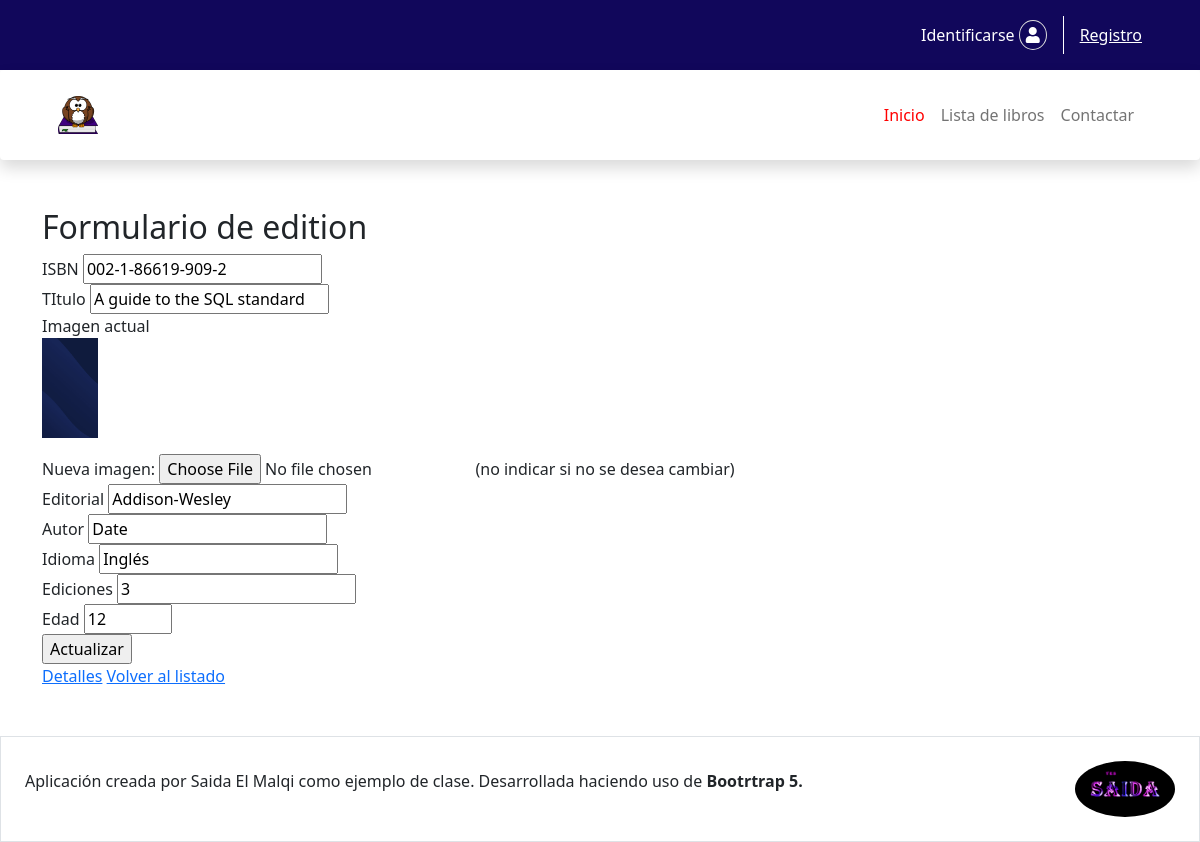
The page /libro/edit/2 on the database its author committed.
### tables this page shows
CREATE TABLE libros (
  id INT(11) NOT NULL AUTO_INCREMENT PRIMARY KEY,
  isbn CHAR(17) NOT NULL UNIQUE KEY,
  titulo VARCHAR(64) NOT NULL,
  editorial VARCHAR(64) NOT NULL,
  idioma VARCHAR(64) NOT NULL DEFAULT 'Castellano',
  autor VARCHAR(256) NOT NULL,
  ediciones INT(11) NOT NULL DEFAULT 1,
  edadrecomendada INT DEFAULT 0,
  imagen varchar (512) null default null
);

### controllers/LibroController.php (called while the page is built, shortened)
<?php
class LibroController{
    public function edit(int $id=0){
        $libro = Libro::getById($id);
         include 'view/libro/actualizar.php';
    }
}

### controllers/FrontController.php (called while the page is built, shortened)
<?php
class FrontController{
    public static function main(){
        try{
            $m = empty($_GET['m'])?
            DEFAULT_METHOD: DB::escape($_GET['m']);
            $p = empty($_GET['p'])? false: DB::escape($_GET['p']);
               $controlador = new $c();
              $controlador->$m($p);
        }catch(Throwable $e){
            $mensaje =$e->getMessage();
            if(DEBUG){
                $mensaje .="<br>En fichero <br>".$e->getFile()."</b>";
                $mensaje .="<br>En linea: <br>".$e->getLine()."</b>";
            }
            include 'view/error.php';
        }
    }
}

### index.php (called while the page is built, shortened)
<?php
     require_once 'config/config.php';
     require_once 'libraries/autoload.php';
     FrontController::main();

### config/config.php (called while the page is built, shortened)
<?php
    $classmap = ['model', 'libraries','view','controllers','templates'];

### libraries/autoload.php (called while the page is built, shortened)
<?php
function load(string $clase){
    global $classmap;
    foreach ($classmap as $directorio){
        $ruta = "$directorio/$clase.php";
        if(is_readable($ruta)){
            break;
        }
    }
}

### model/Model.php (called while the page is built, shortened)
<?php
class Model{
    public static function getById(int $id){
        $tabla = strtolower(get_called_class()).'s';
        $consulta = "SELECT * from $tabla where id = $id";
        return DB::select($consulta,get_called_class());
    }
}

### libraries/DB.php (called while the page is built, shortened)
<?php
class DB{
    private static $conexion = null;
    public static function get():mysqli{
        if(!self::$conexion){
            self::$conexion = @new mysqli(DB_HOST,DB_USER,DB_PASS,DB_NAME);
                self::$conexion->set_charset(DB_CHARSET);
        }
        return self::$conexion;
    }
    public static function select(string $consulta, string $class='stdClass'){
        $resultado = self::get()->query($consulta);
        $objecto = $resultado->fetch_object($class);
        return $objecto;
    }
}

### view/libro/actualizar.php (the view, shortened to what this page needs)
<!doctype html>
<html lang="en">
<head>
<link rel="stylesheet" type="text/css" href="../../css/bootstrap.min.css">
<link rel="stylesheet" type="text/css" href="../../mypro/css/all.min.css">
<link rel="stylesheet" type="text/css" href="../../css/style.css">
</head>
<body>
   <div class="container">
        <h2>Formulario de edition</h2>
        <form method="POST" action="/libro/update" enctype="multipart/form-data">
           <label>ISBN</label>
           <input type="text" name="isbn" value="<?=$libro->isbn?>"><br>
           <label>TItulo</label>
           <input type="text" name="titulo" value="<?=$libro->titulo?>"><br>
           <figure>
              <figcaption>Imagen actual</figcaption>
              <?php
              if(($libro->imagen)){
                  echo "<img height='100' src='/$libro->imagen' alt='$libro->titulo'><br>";
                  echo "<input type='checkbox' name='eleminarimagen' value='1'>";
                  echo "<label>Eleminar la imagen</label><br>";
              }else{
                  echo "<img height='100' src='/img/libros/default.png' alt='$libro->titulo'><br>";
              }
              ?>
           </figure>
           <label>Nueva imagen: </label>
           <input type="file" name="imagen" accept="image/*">
           <span>(no indicar si no se desea cambiar)</span><br>
            <label>Editorial</label>
           <input type="text" name="editorial" value="<?=$libro->editorial?>"><br>
           <label>Autor</label>
           <input type="text" name="autor" value="<?=$libro->autor?>"><br>
           <label>Idioma</label>
           <input type="text" name="idioma" value="<?=$libro->idioma?>"><br>
           <label>Ediciones</label>
           <input type="text" name="ediciones" value="<?=$libro->ediciones?>"><br>
            <label>Edad</label>
           <input type="number" min="0"  max="99"  name="edadrecomendada" value="<?=$libro->edadrecomendada?>"><br>
           <input type="submit" name="actualizar"  value="Actualizar"><br>
        </form>
        <a href="/libro/show/<?=$libro->id?>">Detalles</a>
        <a href="/libro">Volver al listado</a>
    </div>
</body>
</html>

### css/style.css (style rules this page uses)
body { min-height: 100vh; }

### rows shown on the page
libros: isbn "002-1-86619-909-2", titulo "A guide to the SQL standard", editorial "Addison-Wesley", autor "Date", idioma "Inglés", ediciones "3", edadrecomendada "12"
